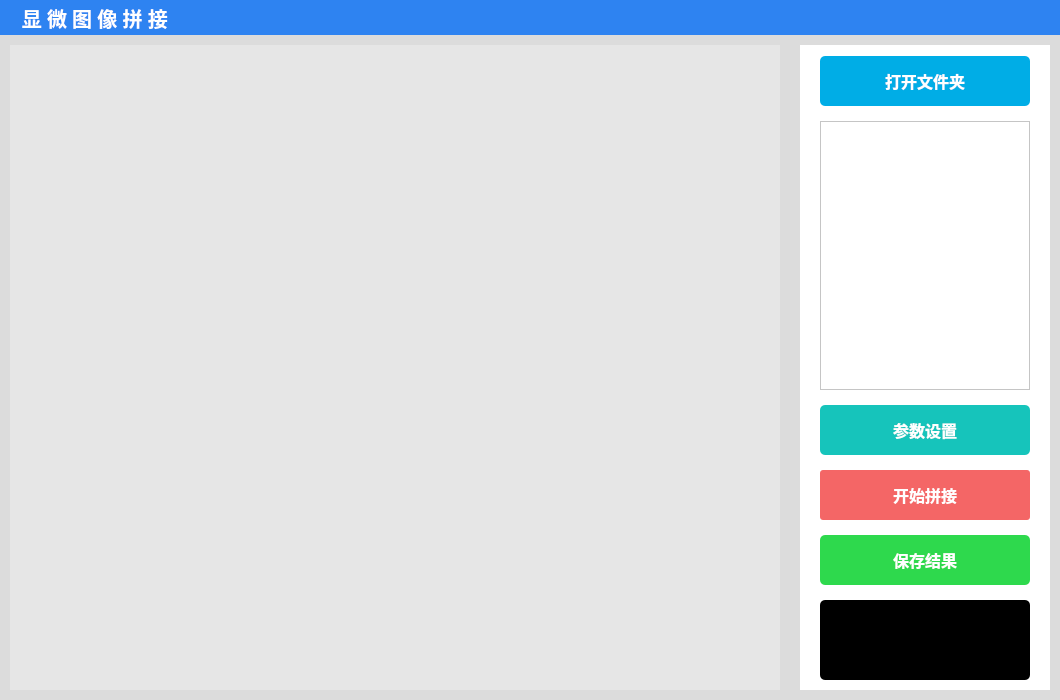
<?xml version="1.0" encoding="UTF-8"?>
<ui version="4.0">
 <class>ImageStischClass</class>
 <widget class="QMainWindow" name="ImageStischClass">
  <property name="geometry">
   <rect>
    <x>0</x>
    <y>0</y>
    <width>1060</width>
    <height>700</height>
   </rect>
  </property>
  <property name="windowTitle">
   <string>ImageStisch</string>
  </property>
  <widget class="QWidget" name="centralWidget">
   <layout class="QHBoxLayout" name="horizontalLayout">
    <property name="spacing">
     <number>6</number>
    </property>
    <property name="leftMargin">
     <number>0</number>
    </property>
    <property name="topMargin">
     <number>0</number>
    </property>
    <property name="rightMargin">
     <number>0</number>
    </property>
    <property name="bottomMargin">
     <number>0</number>
    </property>
    <item>
     <layout class="QVBoxLayout" name="verticalLayout">
      <property name="spacing">
       <number>0</number>
      </property>
      <property name="leftMargin">
       <number>0</number>
      </property>
      <property name="topMargin">
       <number>0</number>
      </property>
      <property name="rightMargin">
       <number>0</number>
      </property>
      <property name="bottomMargin">
       <number>0</number>
      </property>
      <item>
       <widget class="QWidget" name="title_widget_btn" native="true">
        <property name="sizePolicy">
         <sizepolicy hsizetype="Expanding" vsizetype="Fixed">
          <horstretch>0</horstretch>
          <verstretch>0</verstretch>
         </sizepolicy>
        </property>
        <property name="minimumSize">
         <size>
          <width>0</width>
          <height>35</height>
         </size>
        </property>
        <property name="maximumSize">
         <size>
          <width>16777215</width>
          <height>35</height>
         </size>
        </property>
        <property name="autoFillBackground">
         <bool>false</bool>
        </property>
        <property name="styleSheet">
         <string notr="true">QWidget{color:#FFFFFF; background: #2e83f1;}</string>
        </property>
        <layout class="QHBoxLayout" name="horizontalLayout_5">
         <property name="spacing">
          <number>0</number>
         </property>
         <property name="leftMargin">
          <number>0</number>
         </property>
         <property name="topMargin">
          <number>0</number>
         </property>
         <property name="rightMargin">
          <number>0</number>
         </property>
         <property name="bottomMargin">
          <number>0</number>
         </property>
         <item>
          <widget class="QLabel" name="label">
           <property name="sizePolicy">
            <sizepolicy hsizetype="Fixed" vsizetype="Expanding">
             <horstretch>0</horstretch>
             <verstretch>0</verstretch>
            </sizepolicy>
           </property>
           <property name="minimumSize">
            <size>
             <width>200</width>
             <height>0</height>
            </size>
           </property>
           <property name="font">
            <font>
             <family>微软雅黑</family>
             <pointsize>15</pointsize>
             <weight>75</weight>
             <italic>false</italic>
             <bold>true</bold>
             <kerning>true</kerning>
            </font>
           </property>
           <property name="text">
            <string>显 微 图 像 拼 接  </string>
           </property>
           <property name="alignment">
            <set>Qt::AlignCenter</set>
           </property>
          </widget>
         </item>
         <item>
          <spacer name="title_hsapcer_1">
           <property name="orientation">
            <enum>Qt::Horizontal</enum>
           </property>
           <property name="sizeHint" stdset="0">
            <size>
             <width>40</width>
             <height>20</height>
            </size>
           </property>
          </spacer>
         </item>
         <item>
          <widget class="QPushButton" name="title_btn_menu">
           <property name="sizePolicy">
            <sizepolicy hsizetype="Fixed" vsizetype="Fixed">
             <horstretch>0</horstretch>
             <verstretch>0</verstretch>
            </sizepolicy>
           </property>
           <property name="minimumSize">
            <size>
             <width>34</width>
             <height>26</height>
            </size>
           </property>
           <property name="maximumSize">
            <size>
             <width>34</width>
             <height>26</height>
            </size>
           </property>
           <property name="font">
            <font>
             <family>微软雅黑</family>
            </font>
           </property>
           <property name="toolTip">
            <string notr="true">菜单</string>
           </property>
           <property name="styleSheet">
            <string notr="true">QPushButton{background:url(:/Resource/Resources/icon_menu_1.png);border:0;}
QPushButton::hover{background:url(:/Resource/Resources/icon_menu_2.png);}
QPushButton::pressed{background:url(:/Resource/Resources/icon_menu_3.png);}</string>
           </property>
           <property name="text">
            <string/>
           </property>
           <property name="shortcut">
            <string notr="true"/>
           </property>
          </widget>
         </item>
         <item>
          <widget class="QPushButton" name="title_btn_min">
           <property name="sizePolicy">
            <sizepolicy hsizetype="Fixed" vsizetype="Fixed">
             <horstretch>0</horstretch>
             <verstretch>0</verstretch>
            </sizepolicy>
           </property>
           <property name="minimumSize">
            <size>
             <width>34</width>
             <height>26</height>
            </size>
           </property>
           <property name="maximumSize">
            <size>
             <width>34</width>
             <height>26</height>
            </size>
           </property>
           <property name="font">
            <font>
             <family>微软雅黑</family>
             <pointsize>18</pointsize>
            </font>
           </property>
           <property name="toolTip">
            <string notr="true">最小化</string>
           </property>
           <property name="styleSheet">
            <string notr="true">QPushButton{background:url(:/Resource/Resources/icon_min_1.png);border:0;}
QPushButton::hover{background:url(:/Resource/Resources/icon_min_2.png);}
QPushButton::pressed{background:url(:/Resource/Resources/icon_min_3.png);}</string>
           </property>
           <property name="text">
            <string/>
           </property>
           <property name="shortcut">
            <string notr="true"/>
           </property>
          </widget>
         </item>
         <item>
          <widget class="QPushButton" name="title_btn_max">
           <property name="sizePolicy">
            <sizepolicy hsizetype="Fixed" vsizetype="Fixed">
             <horstretch>0</horstretch>
             <verstretch>0</verstretch>
            </sizepolicy>
           </property>
           <property name="minimumSize">
            <size>
             <width>34</width>
             <height>26</height>
            </size>
           </property>
           <property name="maximumSize">
            <size>
             <width>34</width>
             <height>26</height>
            </size>
           </property>
           <property name="font">
            <font>
             <family>微软雅黑</family>
            </font>
           </property>
           <property name="toolTip">
            <string notr="true">最大化</string>
           </property>
           <property name="styleSheet">
            <string notr="true">QPushButton{background:url(:/Resource/Resources/icon_max_1.png);border:0;}
QPushButton::hover{background:url(:/Resource/Resources/icon_max_2.png);}
QPushButton::pressed{background:url(:/Resource/Resources/icon_max_3.png);}</string>
           </property>
           <property name="text">
            <string/>
           </property>
           <property name="shortcut">
            <string notr="true"/>
           </property>
          </widget>
         </item>
         <item>
          <widget class="QPushButton" name="title_btn_close">
           <property name="sizePolicy">
            <sizepolicy hsizetype="Fixed" vsizetype="Fixed">
             <horstretch>0</horstretch>
             <verstretch>0</verstretch>
            </sizepolicy>
           </property>
           <property name="minimumSize">
            <size>
             <width>34</width>
             <height>26</height>
            </size>
           </property>
           <property name="maximumSize">
            <size>
             <width>34</width>
             <height>26</height>
            </size>
           </property>
           <property name="font">
            <font>
             <family>微软雅黑</family>
             <pointsize>18</pointsize>
            </font>
           </property>
           <property name="toolTip">
            <string notr="true">关闭</string>
           </property>
           <property name="styleSheet">
            <string notr="true">QPushButton{background:url(:/Resource/Resources/icon_close_1.png);border:0;}
QPushButton::hover{background:url(:/Resource/Resources/icon_close_2.png);}
QPushButton::pressed{background:url(:/Resource/Resources/icon_close_3.png);}</string>
           </property>
           <property name="text">
            <string/>
           </property>
           <property name="shortcut">
            <string notr="true"/>
           </property>
          </widget>
         </item>
        </layout>
       </widget>
      </item>
      <item>
       <widget class="QWidget" name="widgetBase_GrayBackground" native="true">
        <property name="styleSheet">
         <string notr="true">background-color: rgb(220, 220, 220);
color:rgb(80, 80, 80);</string>
        </property>
        <layout class="QHBoxLayout" name="horizontalLayout_13" stretch="3,1">
         <property name="spacing">
          <number>20</number>
         </property>
         <property name="sizeConstraint">
          <enum>QLayout::SetDefaultConstraint</enum>
         </property>
         <property name="leftMargin">
          <number>10</number>
         </property>
         <property name="topMargin">
          <number>10</number>
         </property>
         <property name="rightMargin">
          <number>10</number>
         </property>
         <property name="bottomMargin">
          <number>10</number>
         </property>
         <item>
          <widget class="QWidget" name="ResWidget" native="true">
           <property name="sizePolicy">
            <sizepolicy hsizetype="Preferred" vsizetype="Preferred">
             <horstretch>0</horstretch>
             <verstretch>0</verstretch>
            </sizepolicy>
           </property>
           <property name="cursor">
            <cursorShape>ArrowCursor</cursorShape>
           </property>
           <property name="styleSheet">
            <string notr="true">QWidget#ResWidget{background:#cdcdcd;}</string>
           </property>
           <layout class="QVBoxLayout" name="verticalLayout_5">
            <property name="spacing">
             <number>20</number>
            </property>
            <property name="leftMargin">
             <number>0</number>
            </property>
            <property name="topMargin">
             <number>0</number>
            </property>
            <property name="rightMargin">
             <number>0</number>
            </property>
            <property name="bottomMargin">
             <number>0</number>
            </property>
            <item>
             <widget class="QWidget" name="widgetBase_whiteBackground" native="true">
              <property name="styleSheet">
               <string notr="true">background-color: rgb(255, 255, 255);</string>
              </property>
              <layout class="QVBoxLayout" name="verticalLayout_3">
               <property name="spacing">
                <number>3</number>
               </property>
               <property name="leftMargin">
                <number>0</number>
               </property>
               <property name="topMargin">
                <number>0</number>
               </property>
               <property name="rightMargin">
                <number>0</number>
               </property>
               <property name="bottomMargin">
                <number>0</number>
               </property>
               <item>
                <widget class="GraphicsView" name="m_Vectorview" native="true">
                 <property name="styleSheet">
                  <string notr="true">background-color: rgb(230, 230, 230);</string>
                 </property>
                </widget>
               </item>
              </layout>
             </widget>
            </item>
           </layout>
          </widget>
         </item>
         <item>
          <widget class="QWidget" name="widget_4" native="true">
           <property name="sizePolicy">
            <sizepolicy hsizetype="Fixed" vsizetype="Expanding">
             <horstretch>0</horstretch>
             <verstretch>0</verstretch>
            </sizepolicy>
           </property>
           <property name="minimumSize">
            <size>
             <width>250</width>
             <height>0</height>
            </size>
           </property>
           <property name="maximumSize">
            <size>
             <width>250</width>
             <height>16777215</height>
            </size>
           </property>
           <property name="cursor">
            <cursorShape>ArrowCursor</cursorShape>
           </property>
           <property name="layoutDirection">
            <enum>Qt::LeftToRight</enum>
           </property>
           <layout class="QVBoxLayout" name="verticalLayout_4" stretch="0">
            <property name="spacing">
             <number>10</number>
            </property>
            <property name="leftMargin">
             <number>0</number>
            </property>
            <property name="topMargin">
             <number>0</number>
            </property>
            <property name="rightMargin">
             <number>0</number>
            </property>
            <property name="bottomMargin">
             <number>0</number>
            </property>
            <item>
             <widget class="QWidget" name="widget_1" native="true">
              <property name="sizePolicy">
               <sizepolicy hsizetype="Expanding" vsizetype="Expanding">
                <horstretch>0</horstretch>
                <verstretch>0</verstretch>
               </sizepolicy>
              </property>
              <property name="styleSheet">
               <string notr="true">background-color: rgb(255, 255, 255);</string>
              </property>
              <layout class="QVBoxLayout" name="verticalLayout_6">
               <property name="spacing">
                <number>15</number>
               </property>
               <property name="leftMargin">
                <number>20</number>
               </property>
               <property name="rightMargin">
                <number>20</number>
               </property>
               <property name="bottomMargin">
                <number>10</number>
               </property>
               <item>
                <widget class="QPushButton" name="btnReadFile">
                 <property name="sizePolicy">
                  <sizepolicy hsizetype="Expanding" vsizetype="Fixed">
                   <horstretch>0</horstretch>
                   <verstretch>0</verstretch>
                  </sizepolicy>
                 </property>
                 <property name="minimumSize">
                  <size>
                   <width>0</width>
                   <height>50</height>
                  </size>
                 </property>
                 <property name="maximumSize">
                  <size>
                   <width>16777215</width>
                   <height>50</height>
                  </size>
                 </property>
                 <property name="font">
                  <font>
                   <family>微软雅黑</family>
                   <pointsize>12</pointsize>
                   <weight>75</weight>
                   <italic>false</italic>
                   <bold>true</bold>
                  </font>
                 </property>
                 <property name="styleSheet">
                  <string notr="true">QPushButton{border-radius:5px; color:white; background: #00ade6;}
QPushButton::hover{background: #0079ba;}
QPushButton::pressed{background:#00ade6;}
QPushButton::disabled{background: #cccccc; color:#eeeeee;}</string>
                 </property>
                 <property name="text">
                  <string notr="true">打开文件夹</string>
                 </property>
                </widget>
               </item>
               <item>
                <widget class="QTableView" name="ImageList"/>
               </item>
               <item>
                <widget class="QPushButton" name="btnSetup">
                 <property name="sizePolicy">
                  <sizepolicy hsizetype="Expanding" vsizetype="Fixed">
                   <horstretch>0</horstretch>
                   <verstretch>0</verstretch>
                  </sizepolicy>
                 </property>
                 <property name="minimumSize">
                  <size>
                   <width>0</width>
                   <height>50</height>
                  </size>
                 </property>
                 <property name="maximumSize">
                  <size>
                   <width>16777215</width>
                   <height>50</height>
                  </size>
                 </property>
                 <property name="font">
                  <font>
                   <family>微软雅黑</family>
                   <pointsize>12</pointsize>
                   <weight>75</weight>
                   <italic>false</italic>
                   <bold>true</bold>
                  </font>
                 </property>
                 <property name="styleSheet">
                  <string notr="true">QPushButton{border-radius:5px;background: #16c4bb; color:white;}
QPushButton::hover{background: #11a39b;}
QPushButton::pressed{background: #0e7e78;}
QPushButton::disabled{background: #cccccc; color:#eeeeee;}</string>
                 </property>
                 <property name="text">
                  <string notr="true">参数设置</string>
                 </property>
                </widget>
               </item>
               <item>
                <widget class="QPushButton" name="btnStart">
                 <property name="sizePolicy">
                  <sizepolicy hsizetype="Expanding" vsizetype="Fixed">
                   <horstretch>0</horstretch>
                   <verstretch>0</verstretch>
                  </sizepolicy>
                 </property>
                 <property name="minimumSize">
                  <size>
                   <width>0</width>
                   <height>50</height>
                  </size>
                 </property>
                 <property name="maximumSize">
                  <size>
                   <width>16777215</width>
                   <height>50</height>
                  </size>
                 </property>
                 <property name="font">
                  <font>
                   <family>微软雅黑</family>
                   <pointsize>12</pointsize>
                   <weight>75</weight>
                   <italic>false</italic>
                   <bold>true</bold>
                  </font>
                 </property>
                 <property name="styleSheet">
                  <string notr="true">QPushButton{border-radius: 3px;background: #f46666; color:white;}
QPushButton::hover{ background: #c55050; }
QPushButton::pressed{ background: #923c3c;}
QPushButton::disabled{ background: #cccccc; color:#eeeeee; }</string>
                 </property>
                 <property name="text">
                  <string notr="true">开始拼接</string>
                 </property>
                </widget>
               </item>
               <item>
                <widget class="QPushButton" name="btnSave">
                 <property name="sizePolicy">
                  <sizepolicy hsizetype="Expanding" vsizetype="Fixed">
                   <horstretch>0</horstretch>
                   <verstretch>0</verstretch>
                  </sizepolicy>
                 </property>
                 <property name="minimumSize">
                  <size>
                   <width>0</width>
                   <height>50</height>
                  </size>
                 </property>
                 <property name="maximumSize">
                  <size>
                   <width>16777215</width>
                   <height>50</height>
                  </size>
                 </property>
                 <property name="palette">
                  <palette>
                   <active>
                    <colorrole role="WindowText">
                     <brush brushstyle="SolidPattern">
                      <color alpha="255">
                       <red>255</red>
                       <green>255</green>
                       <blue>255</blue>
                      </color>
                     </brush>
                    </colorrole>
                    <colorrole role="Button">
                     <brush brushstyle="SolidPattern">
                      <color alpha="255">
                       <red>46</red>
                       <green>217</green>
                       <blue>77</blue>
                      </color>
                     </brush>
                    </colorrole>
                    <colorrole role="Text">
                     <brush brushstyle="SolidPattern">
                      <color alpha="255">
                       <red>255</red>
                       <green>255</green>
                       <blue>255</blue>
                      </color>
                     </brush>
                    </colorrole>
                    <colorrole role="ButtonText">
                     <brush brushstyle="SolidPattern">
                      <color alpha="255">
                       <red>255</red>
                       <green>255</green>
                       <blue>255</blue>
                      </color>
                     </brush>
                    </colorrole>
                    <colorrole role="Base">
                     <brush brushstyle="SolidPattern">
                      <color alpha="255">
                       <red>46</red>
                       <green>217</green>
                       <blue>77</blue>
                      </color>
                     </brush>
                    </colorrole>
                    <colorrole role="Window">
                     <brush brushstyle="SolidPattern">
                      <color alpha="255">
                       <red>46</red>
                       <green>217</green>
                       <blue>77</blue>
                      </color>
                     </brush>
                    </colorrole>
                   </active>
                   <inactive>
                    <colorrole role="WindowText">
                     <brush brushstyle="SolidPattern">
                      <color alpha="255">
                       <red>255</red>
                       <green>255</green>
                       <blue>255</blue>
                      </color>
                     </brush>
                    </colorrole>
                    <colorrole role="Button">
                     <brush brushstyle="SolidPattern">
                      <color alpha="255">
                       <red>46</red>
                       <green>217</green>
                       <blue>77</blue>
                      </color>
                     </brush>
                    </colorrole>
                    <colorrole role="Text">
                     <brush brushstyle="SolidPattern">
                      <color alpha="255">
                       <red>255</red>
                       <green>255</green>
                       <blue>255</blue>
                      </color>
                     </brush>
                    </colorrole>
                    <colorrole role="ButtonText">
                     <brush brushstyle="SolidPattern">
                      <color alpha="255">
                       <red>255</red>
                       <green>255</green>
                       <blue>255</blue>
                      </color>
                     </brush>
                    </colorrole>
                    <colorrole role="Base">
                     <brush brushstyle="SolidPattern">
                      <color alpha="255">
                       <red>46</red>
                       <green>217</green>
                       <blue>77</blue>
                      </color>
                     </brush>
                    </colorrole>
                    <colorrole role="Window">
                     <brush brushstyle="SolidPattern">
                      <color alpha="255">
                       <red>46</red>
                       <green>217</green>
                       <blue>77</blue>
                      </color>
                     </brush>
                    </colorrole>
                   </inactive>
                   <disabled>
                    <colorrole role="WindowText">
                     <brush brushstyle="SolidPattern">
                      <color alpha="255">
                       <red>238</red>
                       <green>238</green>
                       <blue>238</blue>
                      </color>
                     </brush>
                    </colorrole>
                    <colorrole role="Button">
                     <brush brushstyle="SolidPattern">
                      <color alpha="255">
                       <red>204</red>
                       <green>204</green>
                       <blue>204</blue>
                      </color>
                     </brush>
                    </colorrole>
                    <colorrole role="Text">
                     <brush brushstyle="SolidPattern">
                      <color alpha="255">
                       <red>238</red>
                       <green>238</green>
                       <blue>238</blue>
                      </color>
                     </brush>
                    </colorrole>
                    <colorrole role="ButtonText">
                     <brush brushstyle="SolidPattern">
                      <color alpha="255">
                       <red>238</red>
                       <green>238</green>
                       <blue>238</blue>
                      </color>
                     </brush>
                    </colorrole>
                    <colorrole role="Base">
                     <brush brushstyle="SolidPattern">
                      <color alpha="255">
                       <red>204</red>
                       <green>204</green>
                       <blue>204</blue>
                      </color>
                     </brush>
                    </colorrole>
                    <colorrole role="Window">
                     <brush brushstyle="SolidPattern">
                      <color alpha="255">
                       <red>204</red>
                       <green>204</green>
                       <blue>204</blue>
                      </color>
                     </brush>
                    </colorrole>
                   </disabled>
                  </palette>
                 </property>
                 <property name="font">
                  <font>
                   <family>微软雅黑</family>
                   <pointsize>12</pointsize>
                   <weight>75</weight>
                   <italic>false</italic>
                   <bold>true</bold>
                  </font>
                 </property>
                 <property name="styleSheet">
                  <string notr="true">QPushButton{border-radius:5px;background: #2ED94D; color:white;}
QPushButton::hover{background: #179C2F;}
QPushButton::pressed{background: #0F641E;}
QPushButton::disabled{background: #cccccc; color:#eeeeee;}</string>
                 </property>
                 <property name="text">
                  <string notr="true">保存结果</string>
                 </property>
                </widget>
               </item>
               <item>
                <widget class="QLabel" name="lblRes">
                 <property name="sizePolicy">
                  <sizepolicy hsizetype="Expanding" vsizetype="Fixed">
                   <horstretch>0</horstretch>
                   <verstretch>0</verstretch>
                  </sizepolicy>
                 </property>
                 <property name="minimumSize">
                  <size>
                   <width>0</width>
                   <height>80</height>
                  </size>
                 </property>
                 <property name="maximumSize">
                  <size>
                   <width>16777215</width>
                   <height>80</height>
                  </size>
                 </property>
                 <property name="font">
                  <font>
                   <family>微软雅黑</family>
                   <pointsize>20</pointsize>
                   <weight>75</weight>
                   <bold>true</bold>
                  </font>
                 </property>
                 <property name="styleSheet">
                  <string notr="true">QLabel{background:#000000; border-radius:5px; color:white;}</string>
                 </property>
                 <property name="text">
                  <string notr="true"/>
                 </property>
                 <property name="alignment">
                  <set>Qt::AlignCenter</set>
                 </property>
                </widget>
               </item>
              </layout>
             </widget>
            </item>
           </layout>
          </widget>
         </item>
        </layout>
       </widget>
      </item>
     </layout>
    </item>
   </layout>
  </widget>
 </widget>
 <layoutdefault spacing="6" margin="11"/>
 <customwidgets>
  <customwidget>
   <class>GraphicsView</class>
   <extends>QWidget</extends>
   <header>GraphicsView.h</header>
   <container>1</container>
  </customwidget>
 </customwidgets>
 <resources>
  <include location="ImageStisch.qrc"/>
 </resources>
 <connections/>
</ui>
